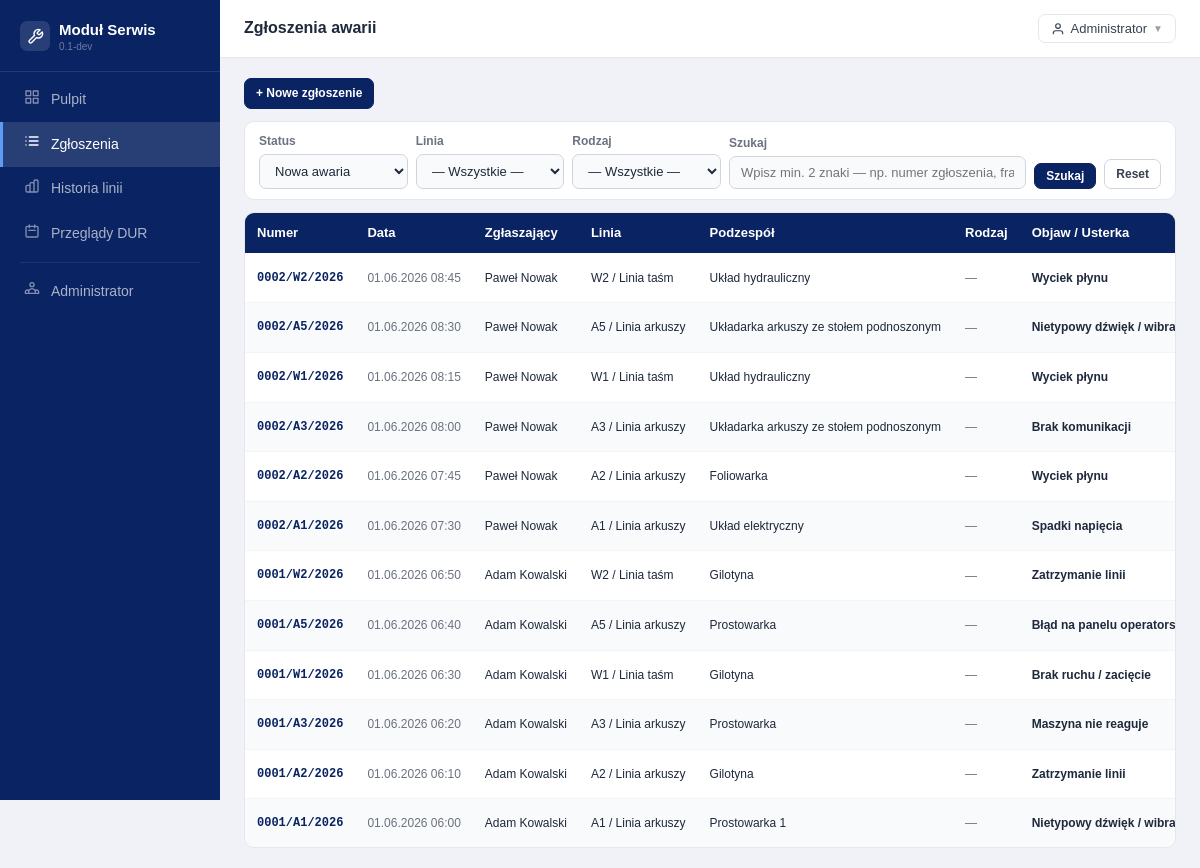
The page /index.php?route=failures&status_id=1 (signed in) on the database its author committed.
### tables this page shows
CREATE TABLE IF NOT EXISTS `failures` (
    `id` INT UNSIGNED NOT NULL AUTO_INCREMENT,
    `ticket_number` VARCHAR(30) NOT NULL,
    `production_line_id` INT UNSIGNED NOT NULL,
    `subsystem_id` INT UNSIGNED NULL,
    `symptom_id` INT UNSIGNED NULL,
    `other_symptom` TINYINT(1) NOT NULL DEFAULT 0,
    `category_id` INT UNSIGNED NULL,
    `status_id` INT UNSIGNED NOT NULL,
    `dictionary_item_id` INT UNSIGNED NULL,
    `other_failure` TINYINT(1) NOT NULL DEFAULT 0,
    `mechanic_note` TEXT NULL,
    `reporter_acronym` VARCHAR(10) NULL,
    `reporter_name` VARCHAR(150) NULL,
    `reporter_user_id` INT UNSIGNED NULL,
    `description` TEXT NULL,
    `closed_at` DATETIME NULL,
    `observation_started_at` DATETIME NULL,
    `observation_until` DATETIME NULL,
    `created_at` DATETIME NOT NULL DEFAULT CURRENT_TIMESTAMP,
    `updated_at` DATETIME NOT NULL DEFAULT CURRENT_TIMESTAMP ON UPDATE CURRENT_TIMESTAMP,
    PRIMARY KEY (`id`),
    UNIQUE KEY `uq_ticket` (`ticket_number`),
    KEY `idx_failures_line` (`production_line_id`),
    KEY `idx_failures_subsystem` (`subsystem_id`),
    KEY `idx_failures_symptom` (`symptom_id`),
    KEY `idx_failures_category` (`category_id`),
    KEY `idx_failures_status` (`status_id`),
    KEY `idx_failures_reporter_user` (`reporter_user_id`),
    KEY `idx_failures_created` (`created_at`),
    KEY `idx_failures_closed` (`closed_at`),
    CONSTRAINT `fk_failures_line` FOREIGN KEY (`production_line_id`) REFERENCES `production_lines` (`id`),
    CONSTRAINT `fk_failures_subsystem` FOREIGN KEY (`subsystem_id`) REFERENCES `line_subsystems` (`id`) ON DELETE SET NULL,
    CONSTRAINT `fk_failures_symptom` FOREIGN KEY (`symptom_id`) REFERENCES `failure_symptoms` (`id`) ON DELETE SET NULL,
    CONSTRAINT `fk_failures_category` FOREIGN KEY (`category_id`) REFERENCES `failure_categories` (`id`) ON DELETE SET NULL,
    CONSTRAINT `fk_failures_status` FOREIGN KEY (`status_id`) REFERENCES `failure_statuses` (`id`),
    CONSTRAINT `fk_failures_dict` FOREIGN KEY (`dictionary_item_id`) REFERENCES `failure_dictionary` (`id`) ON DELETE SET NULL,
    CONSTRAINT `fk_failures_reporter_user` FOREIGN KEY (`reporter_user_id`) REFERENCES `users` (`id`) ON DELETE SET NULL
);

CREATE TABLE IF NOT EXISTS `production_lines` (
    `id` INT UNSIGNED NOT NULL AUTO_INCREMENT,
    `name` VARCHAR(150) NOT NULL,
    `prefix` VARCHAR(10) NOT NULL,
    `description` TEXT NULL,
    `is_active` TINYINT(1) NOT NULL DEFAULT 1,
    `created_at` DATETIME NOT NULL DEFAULT CURRENT_TIMESTAMP,
    `updated_at` DATETIME NOT NULL DEFAULT CURRENT_TIMESTAMP ON UPDATE CURRENT_TIMESTAMP,
    PRIMARY KEY (`id`),
    UNIQUE KEY `uq_line_prefix` (`prefix`),
    KEY `idx_lines_active` (`is_active`)
);

CREATE TABLE IF NOT EXISTS `line_subsystems` (
    `id` INT UNSIGNED NOT NULL AUTO_INCREMENT,
    `production_line_id` INT UNSIGNED NOT NULL,
    `name` VARCHAR(150) NOT NULL,
    `sort_order` INT UNSIGNED NOT NULL DEFAULT 0,
    `is_active` TINYINT(1) NOT NULL DEFAULT 1,
    `created_at` DATETIME NOT NULL DEFAULT CURRENT_TIMESTAMP,
    PRIMARY KEY (`id`),
    KEY `idx_sub_line` (`production_line_id`),
    KEY `idx_sub_active` (`is_active`),
    CONSTRAINT `fk_sub_line` FOREIGN KEY (`production_line_id`) REFERENCES `production_lines` (`id`) ON DELETE CASCADE
);

CREATE TABLE IF NOT EXISTS `failure_symptoms` (
    `id` INT UNSIGNED NOT NULL AUTO_INCREMENT,
    `name` VARCHAR(200) NOT NULL,
    `sort_order` INT UNSIGNED NOT NULL DEFAULT 0,
    `is_active` TINYINT(1) NOT NULL DEFAULT 1,
    `created_at` DATETIME NOT NULL DEFAULT CURRENT_TIMESTAMP,
    `updated_at` DATETIME NOT NULL DEFAULT CURRENT_TIMESTAMP ON UPDATE CURRENT_TIMESTAMP,
    PRIMARY KEY (`id`),
    KEY `idx_symptoms_active` (`is_active`),
    KEY `idx_symptoms_order` (`sort_order`)
);

### app/Controllers/FailureController.php (called while the page is built, shortened)
<?php
class FailureController
{
    public function list(): void
    {
        $dto    = FailureFiltersDTO::fromGet($_GET);
        $result = $this->svc->getPaginatedList($dto->toArray(), $dto->page, RECORDS_PER_PAGE);
        $this->renderList($result, $dto->toArray());
    }
    private function renderList(array $result, array $filters): void
    {
        ['items' => $items, 'pager' => $pager] = $result;
        $statuses   = $this->statuses->getAll(true);
        require BASE_PATH . '/templates/shared/failures_list.php';
    }
}

### app/Models/StatusModel.php (called while the page is built, shortened)
<?php
class StatusModel extends BaseModel
{
    public function getAll(bool $activeOnly = false): array
    {
        $where = $activeOnly ? 'WHERE is_active = 1' : '';
        return $this->fetchAll("SELECT * FROM failure_statuses $where ORDER BY sort_order");
    }
}

### app/Models/BaseModel.php (called while the page is built, shortened)
<?php
abstract class BaseModel
{
    protected \PDO $db;
    public function __construct()
    {
        $this->db = Database::get();
    }
    protected function fetchAll(string $sql, array $params = []): array
    {
        $st = $this->db->prepare($sql);
        $st->execute($params);
        return $st->fetchAll();
    }
}

### app/Helpers/Database.php (called while the page is built, shortened)
<?php
class Database
{
    private static ?\PDO $instance = null;
    public static function get(): \PDO
    {
        if (self::$instance === null) {
            $dsn = sprintf(
                'mysql:host=%s;dbname=%s;charset=%s',
                DB_HOST, DB_NAME, DB_CHARSET
            );
            self::$instance = new \PDO($dsn, DB_USER, DB_PASS, [
                \PDO::ATTR_ERRMODE            => \PDO::ERRMODE_EXCEPTION,
                \PDO::ATTR_DEFAULT_FETCH_MODE => \PDO::FETCH_ASSOC,
                \PDO::ATTR_EMULATE_PREPARES   => false,
            ]);
        }
        return self::$instance;
    }
}

### app/Helpers/Helpers.php (called while the page is built, shortened)
<?php
class Helpers
{
    public static function e(mixed $v): string
    {
        return htmlspecialchars((string)($v ?? ''), ENT_QUOTES | ENT_HTML5, 'UTF-8');
    }
    public static function formatDate(?string $dt): string
    {
        return date('d.m.Y H:i', strtotime($dt));
    }
    public static function paginate(int $total, int $page, int $perPage): array
    {
        $totalPages = max(1, (int) ceil($total / $perPage));
        $page       = max(1, min($page, $totalPages));
        return [
            'total'        => $total,
            'per_page'     => $perPage,
            'current_page' => $page,
            'total_pages'  => $totalPages,
            'offset'       => ($page - 1) * $perPage,
            'has_prev'     => $page > 1,
            'has_next'     => $page < $totalPages,
        ];
    }
}

### app/Core/Autoloader.php (called while the page is built, shortened)
<?php
class Autoloader
{
    private array $prefixes = [];
    public function addPrefix(string $prefix, string $baseDir, bool $prepend = false): void
    {
        $prefix = trim($prefix, '\\') . '\\';
        $baseDir = rtrim($baseDir, DIRECTORY_SEPARATOR) . DIRECTORY_SEPARATOR;
        if (!isset($this->prefixes[$prefix])) {
            $this->prefixes[$prefix] = [];
        }
        if ($prepend) {
            array_unshift($this->prefixes[$prefix], $baseDir);
        } else {
            $this->prefixes[$prefix][] = $baseDir;
        }
    }
    public function loadClass(string $class): string|false
    {
        foreach ($this->prefixes as $prefix => $baseDirs) {
            $relativeClass = substr($class, strlen($prefix));
            foreach ($baseDirs as $baseDir) {
                $file = $this->resolveFile($baseDir, $relativeClass);
                if ($file !== false) {
                    return $file;
                }
            }
        }
        return false;
    }
    private function resolveFile(string $baseDir, string $relativeClass): string|false
    {
        $file = $baseDir
            . str_replace('\\', DIRECTORY_SEPARATOR, $relativeClass)
            . '.php';
        if (is_file($file)) {
            return $file;
        }
        return false;
    }
}

### app/Repositories/PdoFailureRepository.php (called while the page is built, shortened)
<?php
class PdoFailureRepository
{
    private function baseSelect(): string
    {
        return "SELECT f.*,
            pl.name   AS line_name,   pl.prefix AS line_prefix,
            ls.name   AS subsystem_name,
            fc.label  AS cat_label,   fc.color  AS cat_color,
            fs.label  AS status_label, fs.color AS status_color,
                fs.is_final    AS status_is_final,
                fs.is_observed AS status_is_observed,
                fs.is_initial  AS status_is_initial,
            fd.title  AS dict_title,
            fsym.name AS symptom_name
         FROM failures f
         JOIN production_lines pl   ON pl.id   = f.production_line_id
         LEFT JOIN line_subsystems ls ON ls.id = f.subsystem_id
         LEFT JOIN failure_categories fc ON fc.id = f.category_id
         JOIN failure_statuses fs   ON fs.id   = f.status_id
         LEFT JOIN failure_dictionary fd ON fd.id = f.dictionary_item_id
         LEFT JOIN failure_symptoms fsym ON fsym.id = f.symptom_id";
    }
    private function buildWhere(array $filters): array
    {
        $where  = ['1=1'];
        $params = [];
        if (!empty($filters['status_id'])) {
            $where[]  = 'f.status_id = ?';
            $params[] = (int)$filters['status_id'];
        }
        return [$where, $params];
    }
    public function getList(array $filters = [], int $limit = 25, int $offset = 0): array
    {
        [$where, $params] = $this->buildWhere($filters);
        $sql = $this->baseSelect()
            . ' WHERE ' . implode(' AND ', $where)
            . ' ORDER BY f.created_at DESC'
            . " LIMIT {$limit} OFFSET {$offset}";
        $st = $this->db->prepare($sql);
        $st->execute($params);
        return $st->fetchAll();
    }
    public function countList(array $filters = []): int
    {
        [$where, $params] = $this->buildWhere($filters);
        $sql = "SELECT COUNT(*) FROM failures f
                LEFT JOIN failure_symptoms fsym ON fsym.id = f.symptom_id
                WHERE " . implode(' AND ', $where);
        $st = $this->db->prepare($sql);
        $st->execute($params);
        return (int)$st->fetchColumn();
    }
}

### app/Services/FailureService.php (called while the page is built, shortened)
<?php
class FailureService
{
    public function getPaginatedList(array $filters, int $page, int $perPage): array
    {
        $page  = max(1, $page);
        $total = $this->repo->countList($filters);
        $pager = Helpers::paginate($total, $page, $perPage);
        $items = $this->repo->getList($filters, $pager['per_page'], $pager['offset']);
        return compact('items', 'pager', 'total');
    }
}

### templates/shared/failures_list.php (the view, shortened to what this page needs)
<?php
require BASE_PATH . '/templates/shared/header.php';
?>
<div class="sh mb2">
  <a href="<?= BASE_URL ?>/index.php?route=report" class="btn btn-p btn-sm">+ Nowe zgłoszenie</a>
</div>
<div class="card mb2">
  <div class="card-body" style="padding:10px 14px;">
    <form method="GET" action="<?= BASE_URL ?>/index.php" style="display:flex;gap:8px;flex-wrap:wrap;align-items:flex-end;">
      <div class="fg" style="margin:0;flex:1;min-width:120px;">
        <label class="flbl">Status</label>
        <select name="status_id" class="fc">
          <?php foreach ($statuses as $s): ?>
          <option value="<?= $s['id'] ?>" <?= ($_GET['status_id'] ?? '') == $s['id'] ? 'selected' : '' ?>>
            <?= Helpers::e($s['label']) ?>
          </option>
          <?php endforeach; ?>
        </select>
      </div>
      <div class="fg" style="margin:0;flex:1;min-width:120px;">
        <label class="flbl">Linia</label>
        <select name="line_id" class="fc">
          <option value="">— Wszystkie —</option>
        </select>
      </div>
      <div class="fg" style="margin:0;flex:1;min-width:120px;">
        <label class="flbl">Rodzaj</label>
        <select name="category_id" class="fc">
          <option value="">— Wszystkie —</option>
        </select>
      </div>
      <div class="fg" style="margin:0;flex:2;min-width:140px;">
        <label class="flbl">Szukaj</label>
        <input type="text" name="search" id="searchInput" class="fc" list="searchSuggestions" autocomplete="off"
               placeholder="Wpisz min. 2 znaki — np. numer zgłoszenia, fragment opisu lub nazwę objawu" value="<?= Helpers::e($_GET['search'] ?? '') ?>">
      </div>
      <button type="submit" class="btn btn-p btn-sm" style="margin-bottom:0;">Szukaj</button>
      <a href="<?= BASE_URL ?>/index.php?route=failures" class="btn btn-sm" style="margin-bottom:0;">Reset</a>
    </form>
  </div>
</div>
<div class="card">
  <div class="twrap">
    <table>
      <thead>
        <tr>
          <th>Numer</th><th>Data</th><th>Zgłaszający</th><th>Linia</th>
          <th>Podzespół</th><th>Rodzaj</th><th>Objaw / Usterka</th><th>Status</th><th></th>
        </tr>
      </thead>
      <tbody>
        <?php if ($items): ?>
        <?php foreach ($items as $f): ?>
        <tr>
          <td class="mono fw6 fs-sm" style="color:#0a2463;">
            <a href="<?= BASE_URL ?>/index.php?route=failure_detail&id=<?= $f['id'] ?>"><?= Helpers::e($f['ticket_number']) ?></a>
          </td>
          <td class="muted fs-sm"><?= Helpers::formatDate($f['created_at']) ?></td>
          <td class="fs-sm"><?= Helpers::e($f['reporter_name'] ?? $f['reporter_acronym'] ?? '—') ?></td>
          <td class="fs-sm"><?= Helpers::e($f['line_name']) ?></td>
          <td class="fs-sm"><?= Helpers::e($f['subsystem_name'] ?? '—') ?></td>
          <td><?= $f['category_id'] ? Helpers::catBadge($f['cat_label'], $f['cat_color']) : '<span class="muted fs-sm">—</span>' ?></td>
          <td class="fs-sm fw6">
            <?php if (!empty($f['other_symptom'])): ?>
              <?php
                $d = trim($f['description'] ?? '');
                $display = $d !== ''
                  ? (mb_strlen($d) > 44 ? mb_substr($d, 0, 42) . '…' : $d)
                  : 'Inne objawy';
              ?>
              <span style="font-style:italic;color:#6b7280;" title="<?= Helpers::e($d) ?>">
                <?= Helpers::e($display) ?>
              </span>
            <?php else: ?>
              <?= Helpers::e($f['symptom_name'] ?? $f['dict_title'] ?? mb_substr($f['description'] ?? '', 0, 44)) ?>
            <?php endif; ?>
          </td>
        </tr>
        <?php endforeach; ?>
        <?php else: ?>
        <tr><td colspan="9" class="muted" style="text-align:center;padding:20px;">Brak zgłoszeń spełniających kryteria.</td></tr>
        <?php endif; ?>
      </tbody>
    </table>
  </div>
</div>
<?php require BASE_PATH . '/templates/shared/footer.php'; ?>

### templates/shared/header.php (style rules this page uses)
*, *::before, *::after { box-sizing: border-box; margin: 0; padding: 0; }
html, body { height: 100%; }
body { font-family: Arial, Helvetica, sans-serif; font-size: 14px; background: #f0f2f7; color: #1e293b; line-height: 1.55; }
a { color: #0a2463; text-decoration: none; }
.card { background: #fff; border: 1px solid #e5e7eb; border-radius: 10px; overflow: hidden; }
.card-body { padding: 14px 16px; }
.btn { display: inline-flex; align-items: center; gap: 5px; padding: 7px 15px; border-radius: 7px; font-size: 13px; font-weight: 600; cursor: pointer; border: 1px solid #d1d5db; background: #fff; color: #374151; transition: background .12s; font-family: Arial, Helvetica, sans-serif; white-space: nowrap; text-decoration: none; }
.btn-p { background: #0a2463; color: #fff; border-color: #0a2463; }
.btn-sm { padding: 5px 11px; font-size: 12px; }
.fg { margin-bottom: 12px; }
.flbl { display: block; font-size: 12px; font-weight: 600; color: #6b7280; margin-bottom: 4px; }
.fc { display: block; width: 100%; padding: 8px 11px; border: 1px solid #d1d5db; border-radius: 7px; font-size: 13px; color: #1e293b; background: #f9fafb; font-family: Arial, Helvetica, sans-serif; transition: border-color .12s; outline: none; }
.twrap { overflow-x: auto; }
table { width: 100%; border-collapse: collapse; font-size: 13px; }
thead th { background: #0a2463; color: #fff; font-weight: 600; padding: 10px 12px; text-align: left; white-space: nowrap; border: none; }
td { padding: 9px 12px; border-bottom: 1px solid #f3f4f6; color: #1e293b; white-space: nowrap; vertical-align: middle; }
tbody tr:nth-child(even) td { background: #f9fafb; }
tbody tr:last-child td { border-bottom: none; }
.sh { display: flex; align-items: center; justify-content: space-between; margin-bottom: 14px; }
.mb2 { margin-bottom: 12px; }
.muted { color: #6b7280; }
.fs-sm { font-size: 12px; }
.fw6 { font-weight: 600; }
.mono { font-family: monospace; }

### rows shown on the page
failures: ticket_number "0002/W2/2026", created_at "01.06.2026 08:45", reporter_name "Paweł Nowak", production_line.name "W2 / Linia taśm", subsystem.name "Układ hydrauliczny", symptom.name "Wyciek płynu"
failures: ticket_number "0002/A5/2026", created_at "01.06.2026 08:30", reporter_name "Paweł Nowak", production_line.name "A5 / Linia arkuszy", subsystem.name "Układarka arkuszy ze stołem podnoszonym", symptom.name "Nietypowy dźwięk /…"
failures: ticket_number "0002/W1/2026", created_at "01.06.2026 08:15", reporter_name "Paweł Nowak", production_line.name "W1 / Linia taśm", subsystem.name "Układ hydrauliczny", symptom.name "Wyciek płynu"
failures: ticket_number "0002/A3/2026", created_at "01.06.2026 08:00", reporter_name "Paweł Nowak", production_line.name "A3 / Linia arkuszy", subsystem.name "Układarka arkuszy ze stołem podnoszonym", symptom.name "Brak komunikacji"
failures: ticket_number "0002/A2/2026", created_at "01.06.2026 07:45", reporter_name "Paweł Nowak", production_line.name "A2 / Linia arkuszy", subsystem.name "Foliowarka", symptom.name "Wyciek płynu"
failures: ticket_number "0002/A1/2026", created_at "01.06.2026 07:30", reporter_name "Paweł Nowak", production_line.name "A1 / Linia arkuszy", subsystem.name "Układ elektryczny", symptom.name "Spadki napięcia"
failures: ticket_number "0001/W2/2026", created_at "01.06.2026 06:50", reporter_name "Adam Kowalski", production_line.name "W2 / Linia taśm", subsystem.name "Gilotyna", symptom.name "Zatrzymanie linii"
failures: ticket_number "0001/A5/2026", created_at "01.06.2026 06:40", reporter_name "Adam Kowalski", production_line.name "A5 / Linia arkuszy", subsystem.name "Prostowarka", symptom.name "Błąd na panelu…"
failures: ticket_number "0001/W1/2026", created_at "01.06.2026 06:30", reporter_name "Adam Kowalski", production_line.name "W1 / Linia taśm", subsystem.name "Gilotyna", symptom.name "Brak ruchu / zacięcie"
failures: ticket_number "0001/A3/2026", created_at "01.06.2026 06:20", reporter_name "Adam Kowalski", production_line.name "A3 / Linia arkuszy", subsystem.name "Prostowarka", symptom.name "Maszyna nie reaguje"
failures: ticket_number "0001/A2/2026", created_at "01.06.2026 06:10", reporter_name "Adam Kowalski", production_line.name "A2 / Linia arkuszy", subsystem.name "Gilotyna", symptom.name "Zatrzymanie linii"
failures: ticket_number "0001/A1/2026", created_at "01.06.2026 06:00", reporter_name "Adam Kowalski", production_line.name "A1 / Linia arkuszy", subsystem.name "Prostowarka 1", symptom.name "Nietypowy dźwięk /…"

### other values the page prints
$appName "Moduł Serwis"
$appVersion "0.1-dev"
Helpers::e($item['label']) "Pulpit"
Helpers::e($item['label']) "Zgłoszenia"
Helpers::e($item['label']) "Historia linii"
Helpers::e($item['label']) "Przeglądy DUR"
Helpers::e($item['label']) "Administrator"
Helpers::e($pageTitle ?? 'Moduł Serwis') "Zgłoszenia awarii"
Helpers::e($user['name']) "Administrator"
form field status_id "Nowa awaria"
